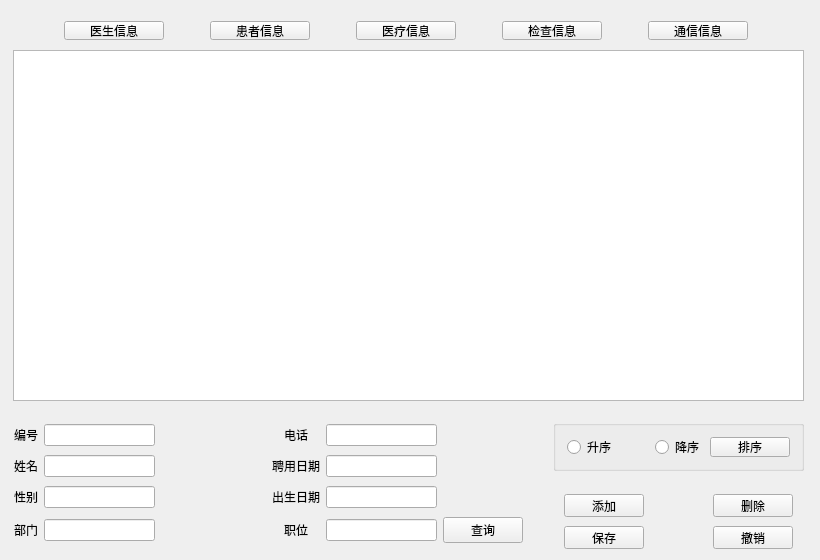
<?xml version="1.0" encoding="UTF-8"?>
<ui version="4.0">
 <class>MainView</class>
 <widget class="QWidget" name="MainView">
  <property name="geometry">
   <rect>
    <x>0</x>
    <y>0</y>
    <width>820</width>
    <height>560</height>
   </rect>
  </property>
  <property name="windowTitle">
   <string>医疗系统服务器</string>
  </property>
  <widget class="QTableView" name="tableView">
   <property name="geometry">
    <rect>
     <x>13</x>
     <y>50</y>
     <width>791</width>
     <height>351</height>
    </rect>
   </property>
  </widget>
  <widget class="QStackedWidget" name="stackedWidget">
   <property name="geometry">
    <rect>
     <x>3</x>
     <y>410</y>
     <width>531</width>
     <height>150</height>
    </rect>
   </property>
   <property name="maximumSize">
    <size>
     <width>16777215</width>
     <height>150</height>
    </size>
   </property>
   <property name="styleSheet">
    <string notr="true"/>
   </property>
   <property name="currentIndex">
    <number>0</number>
   </property>
   <widget class="QWidget" name="doctorPage">
    <layout class="QGridLayout" name="gridLayout">
     <item row="4" column="2">
      <spacer name="horizontalSpacer_7">
       <property name="orientation">
        <enum>Qt::Horizontal</enum>
       </property>
       <property name="sizeHint" stdset="0">
        <size>
         <width>40</width>
         <height>20</height>
        </size>
       </property>
      </spacer>
     </item>
     <item row="4" column="4">
      <widget class="QLineEdit" name="lineEdit_position">
       <property name="maximumSize">
        <size>
         <width>200</width>
         <height>16777215</height>
        </size>
       </property>
      </widget>
     </item>
     <item row="4" column="3">
      <widget class="QLabel" name="label_9">
       <property name="maximumSize">
        <size>
         <width>50</width>
         <height>16777215</height>
        </size>
       </property>
       <property name="text">
        <string>职位</string>
       </property>
       <property name="alignment">
        <set>Qt::AlignCenter</set>
       </property>
      </widget>
     </item>
     <item row="1" column="1">
      <widget class="QLineEdit" name="lineEdit_name">
       <property name="maximumSize">
        <size>
         <width>200</width>
         <height>16777215</height>
        </size>
       </property>
      </widget>
     </item>
     <item row="3" column="0">
      <widget class="QLabel" name="label_3">
       <property name="text">
        <string>性别</string>
       </property>
       <property name="alignment">
        <set>Qt::AlignCenter</set>
       </property>
      </widget>
     </item>
     <item row="1" column="2">
      <spacer name="horizontalSpacer_5">
       <property name="orientation">
        <enum>Qt::Horizontal</enum>
       </property>
       <property name="sizeHint" stdset="0">
        <size>
         <width>40</width>
         <height>20</height>
        </size>
       </property>
      </spacer>
     </item>
     <item row="1" column="3">
      <widget class="QLabel" name="label_7">
       <property name="maximumSize">
        <size>
         <width>50</width>
         <height>16777215</height>
        </size>
       </property>
       <property name="text">
        <string>聘用日期</string>
       </property>
       <property name="alignment">
        <set>Qt::AlignCenter</set>
       </property>
      </widget>
     </item>
     <item row="0" column="4">
      <widget class="QLineEdit" name="lineEdit_tel">
       <property name="maximumSize">
        <size>
         <width>200</width>
         <height>16777215</height>
        </size>
       </property>
      </widget>
     </item>
     <item row="1" column="4">
      <widget class="QLineEdit" name="lineEdit_hireDate">
       <property name="maximumSize">
        <size>
         <width>200</width>
         <height>16777215</height>
        </size>
       </property>
      </widget>
     </item>
     <item row="0" column="3">
      <widget class="QLabel" name="label_8">
       <property name="maximumSize">
        <size>
         <width>50</width>
         <height>16777215</height>
        </size>
       </property>
       <property name="text">
        <string>电话</string>
       </property>
       <property name="alignment">
        <set>Qt::AlignCenter</set>
       </property>
      </widget>
     </item>
     <item row="0" column="0">
      <widget class="QLabel" name="label">
       <property name="maximumSize">
        <size>
         <width>50</width>
         <height>16777215</height>
        </size>
       </property>
       <property name="layoutDirection">
        <enum>Qt::LeftToRight</enum>
       </property>
       <property name="text">
        <string>编号</string>
       </property>
       <property name="textFormat">
        <enum>Qt::AutoText</enum>
       </property>
       <property name="alignment">
        <set>Qt::AlignCenter</set>
       </property>
      </widget>
     </item>
     <item row="0" column="1">
      <widget class="QLineEdit" name="lineEdit_DId">
       <property name="maximumSize">
        <size>
         <width>200</width>
         <height>16777215</height>
        </size>
       </property>
      </widget>
     </item>
     <item row="0" column="2">
      <spacer name="horizontalSpacer_4">
       <property name="orientation">
        <enum>Qt::Horizontal</enum>
       </property>
       <property name="sizeHint" stdset="0">
        <size>
         <width>40</width>
         <height>20</height>
        </size>
       </property>
      </spacer>
     </item>
     <item row="1" column="0">
      <widget class="QLabel" name="label_2">
       <property name="text">
        <string>姓名</string>
       </property>
       <property name="alignment">
        <set>Qt::AlignCenter</set>
       </property>
      </widget>
     </item>
     <item row="3" column="3">
      <widget class="QLabel" name="label_4">
       <property name="maximumSize">
        <size>
         <width>50</width>
         <height>16777215</height>
        </size>
       </property>
       <property name="text">
        <string>出生日期</string>
       </property>
       <property name="alignment">
        <set>Qt::AlignCenter</set>
       </property>
      </widget>
     </item>
     <item row="3" column="1">
      <widget class="QLineEdit" name="lineEdit_sex">
       <property name="maximumSize">
        <size>
         <width>200</width>
         <height>16777215</height>
        </size>
       </property>
      </widget>
     </item>
     <item row="3" column="4">
      <widget class="QLineEdit" name="lineEdit_bornYear">
       <property name="maximumSize">
        <size>
         <width>200</width>
         <height>16777215</height>
        </size>
       </property>
      </widget>
     </item>
     <item row="4" column="0">
      <widget class="QLabel" name="label_5">
       <property name="text">
        <string>部门</string>
       </property>
       <property name="alignment">
        <set>Qt::AlignCenter</set>
       </property>
      </widget>
     </item>
     <item row="4" column="1">
      <widget class="QLineEdit" name="lineEdit_department">
       <property name="maximumSize">
        <size>
         <width>200</width>
         <height>16777215</height>
        </size>
       </property>
      </widget>
     </item>
     <item row="4" column="5">
      <widget class="QPushButton" name="doctorQueryButton">
       <property name="maximumSize">
        <size>
         <width>100</width>
         <height>16777215</height>
        </size>
       </property>
       <property name="text">
        <string>查询</string>
       </property>
      </widget>
     </item>
     <item row="3" column="2">
      <spacer name="horizontalSpacer_6">
       <property name="orientation">
        <enum>Qt::Horizontal</enum>
       </property>
       <property name="sizeHint" stdset="0">
        <size>
         <width>40</width>
         <height>20</height>
        </size>
       </property>
      </spacer>
     </item>
    </layout>
   </widget>
   <widget class="QWidget" name="treatmentPage">
    <layout class="QGridLayout" name="gridLayout_2">
     <item row="4" column="1">
      <widget class="QLineEdit" name="lineEdit_diseaseName">
       <property name="maximumSize">
        <size>
         <width>250</width>
         <height>16777215</height>
        </size>
       </property>
      </widget>
     </item>
     <item row="4" column="0">
      <widget class="QLabel" name="label_23">
       <property name="text">
        <string>疾病名称</string>
       </property>
       <property name="alignment">
        <set>Qt::AlignCenter</set>
       </property>
      </widget>
     </item>
     <item row="5" column="2">
      <widget class="QPushButton" name="treatmentQueryButton">
       <property name="maximumSize">
        <size>
         <width>70</width>
         <height>16777215</height>
        </size>
       </property>
       <property name="text">
        <string>查询</string>
       </property>
      </widget>
     </item>
     <item row="5" column="1">
      <widget class="QLineEdit" name="lineEdit_date">
       <property name="maximumSize">
        <size>
         <width>250</width>
         <height>16777215</height>
        </size>
       </property>
      </widget>
     </item>
     <item row="0" column="1">
      <widget class="QLineEdit" name="lineEdit_did">
       <property name="maximumSize">
        <size>
         <width>250</width>
         <height>16777215</height>
        </size>
       </property>
      </widget>
     </item>
     <item row="0" column="0">
      <widget class="QLabel" name="label_21">
       <property name="text">
        <string>医生编号</string>
       </property>
       <property name="alignment">
        <set>Qt::AlignCenter</set>
       </property>
      </widget>
     </item>
     <item row="5" column="0">
      <widget class="QLabel" name="label_26">
       <property name="text">
        <string>问诊时间</string>
       </property>
       <property name="alignment">
        <set>Qt::AlignCenter</set>
       </property>
      </widget>
     </item>
     <item row="3" column="0">
      <widget class="QLabel" name="label_22">
       <property name="text">
        <string>病人编号</string>
       </property>
       <property name="alignment">
        <set>Qt::AlignCenter</set>
       </property>
      </widget>
     </item>
     <item row="3" column="1">
      <widget class="QLineEdit" name="lineEdit_pid">
       <property name="maximumSize">
        <size>
         <width>250</width>
         <height>16777215</height>
        </size>
       </property>
      </widget>
     </item>
    </layout>
   </widget>
   <widget class="QWidget" name="patientPage">
    <layout class="QGridLayout" name="gridLayout_3">
     <item row="0" column="0">
      <widget class="QLabel" name="label_10">
       <property name="text">
        <string>患者编号</string>
       </property>
       <property name="alignment">
        <set>Qt::AlignCenter</set>
       </property>
      </widget>
     </item>
     <item row="0" column="1">
      <widget class="QLineEdit" name="lineEdit_PID"/>
     </item>
     <item row="0" column="2">
      <widget class="QLabel" name="label_13">
       <property name="text">
        <string>出生日期</string>
       </property>
       <property name="alignment">
        <set>Qt::AlignCenter</set>
       </property>
      </widget>
     </item>
     <item row="0" column="3">
      <widget class="QLineEdit" name="lineEdit_BORNYEAR"/>
     </item>
     <item row="1" column="0">
      <widget class="QLabel" name="label_11">
       <property name="text">
        <string>姓名</string>
       </property>
       <property name="alignment">
        <set>Qt::AlignCenter</set>
       </property>
      </widget>
     </item>
     <item row="1" column="1">
      <widget class="QLineEdit" name="lineEdit_NAME"/>
     </item>
     <item row="2" column="0">
      <widget class="QLabel" name="label_12">
       <property name="text">
        <string>电话</string>
       </property>
       <property name="alignment">
        <set>Qt::AlignCenter</set>
       </property>
      </widget>
     </item>
     <item row="2" column="1">
      <widget class="QLineEdit" name="lineEdit_TEL"/>
     </item>
     <item row="2" column="4">
      <widget class="QPushButton" name="patientQueryButton">
       <property name="text">
        <string>查询</string>
       </property>
      </widget>
     </item>
     <item row="1" column="3">
      <widget class="QLineEdit" name="lineEdit_SEX"/>
     </item>
     <item row="1" column="2">
      <widget class="QLabel" name="label_15">
       <property name="text">
        <string>性别</string>
       </property>
       <property name="alignment">
        <set>Qt::AlignCenter</set>
       </property>
      </widget>
     </item>
    </layout>
   </widget>
   <widget class="QWidget" name="examinationPage">
    <layout class="QGridLayout" name="gridLayout_4">
     <item row="1" column="0">
      <widget class="QLabel" name="label_17">
       <property name="text">
        <string>患者编号</string>
       </property>
       <property name="alignment">
        <set>Qt::AlignCenter</set>
       </property>
      </widget>
     </item>
     <item row="0" column="1">
      <widget class="QLineEdit" name="lineEdit_diD">
       <property name="maximumSize">
        <size>
         <width>250</width>
         <height>16777215</height>
        </size>
       </property>
      </widget>
     </item>
     <item row="1" column="1">
      <widget class="QLineEdit" name="lineEdit_piD">
       <property name="maximumSize">
        <size>
         <width>250</width>
         <height>16777215</height>
        </size>
       </property>
      </widget>
     </item>
     <item row="0" column="0">
      <widget class="QLabel" name="label_16">
       <property name="text">
        <string>医生编号</string>
       </property>
       <property name="alignment">
        <set>Qt::AlignCenter</set>
       </property>
      </widget>
     </item>
     <item row="1" column="2">
      <widget class="QPushButton" name="ExaminationQueryButton">
       <property name="maximumSize">
        <size>
         <width>70</width>
         <height>16777215</height>
        </size>
       </property>
       <property name="text">
        <string>查询</string>
       </property>
      </widget>
     </item>
    </layout>
   </widget>
  </widget>
  <widget class="QGroupBox" name="sortBox">
   <property name="geometry">
    <rect>
     <x>553</x>
     <y>420</y>
     <width>251</width>
     <height>51</height>
    </rect>
   </property>
   <property name="maximumSize">
    <size>
     <width>300</width>
     <height>16777215</height>
    </size>
   </property>
   <property name="title">
    <string/>
   </property>
   <layout class="QHBoxLayout" name="horizontalLayout_2">
    <item>
     <widget class="QRadioButton" name="ASC">
      <property name="text">
       <string>升序</string>
      </property>
     </widget>
    </item>
    <item>
     <spacer name="horizontalSpacer">
      <property name="orientation">
       <enum>Qt::Horizontal</enum>
      </property>
      <property name="sizeHint" stdset="0">
       <size>
        <width>40</width>
        <height>20</height>
       </size>
      </property>
     </spacer>
    </item>
    <item>
     <widget class="QRadioButton" name="DESC">
      <property name="text">
       <string>降序</string>
      </property>
     </widget>
    </item>
    <item>
     <widget class="QPushButton" name="sortButton">
      <property name="maximumSize">
       <size>
        <width>100</width>
        <height>23</height>
       </size>
      </property>
      <property name="text">
       <string>排序</string>
      </property>
     </widget>
    </item>
   </layout>
  </widget>
  <widget class="QWidget" name="layoutWidget">
   <property name="geometry">
    <rect>
     <x>13</x>
     <y>10</y>
     <width>791</width>
     <height>41</height>
    </rect>
   </property>
   <layout class="QHBoxLayout" name="horizontalLayout">
    <item>
     <widget class="QPushButton" name="doctorButton">
      <property name="maximumSize">
       <size>
        <width>100</width>
        <height>23</height>
       </size>
      </property>
      <property name="text">
       <string>医生信息</string>
      </property>
     </widget>
    </item>
    <item>
     <widget class="QPushButton" name="PatientButton">
      <property name="maximumSize">
       <size>
        <width>100</width>
        <height>23</height>
       </size>
      </property>
      <property name="text">
       <string>患者信息</string>
      </property>
     </widget>
    </item>
    <item>
     <widget class="QPushButton" name="TreatmentButton">
      <property name="maximumSize">
       <size>
        <width>100</width>
        <height>23</height>
       </size>
      </property>
      <property name="text">
       <string>医疗信息</string>
      </property>
     </widget>
    </item>
    <item>
     <widget class="QPushButton" name="examinationButton">
      <property name="maximumSize">
       <size>
        <width>100</width>
        <height>23</height>
       </size>
      </property>
      <property name="text">
       <string>检查信息</string>
      </property>
     </widget>
    </item>
    <item>
     <widget class="QPushButton" name="socketButton">
      <property name="maximumSize">
       <size>
        <width>100</width>
        <height>23</height>
       </size>
      </property>
      <property name="text">
       <string>通信信息</string>
      </property>
     </widget>
    </item>
   </layout>
  </widget>
  <widget class="QWidget" name="layoutWidget">
   <property name="geometry">
    <rect>
     <x>553</x>
     <y>480</y>
     <width>251</width>
     <height>83</height>
    </rect>
   </property>
   <layout class="QGridLayout" name="gridLayout_5">
    <item row="0" column="2">
     <spacer name="horizontalSpacer_2">
      <property name="orientation">
       <enum>Qt::Horizontal</enum>
      </property>
      <property name="sizeHint" stdset="0">
       <size>
        <width>40</width>
        <height>20</height>
       </size>
      </property>
     </spacer>
    </item>
    <item row="0" column="1">
     <widget class="QPushButton" name="insertButton">
      <property name="enabled">
       <bool>true</bool>
      </property>
      <property name="maximumSize">
       <size>
        <width>100</width>
        <height>23</height>
       </size>
      </property>
      <property name="text">
       <string>添加</string>
      </property>
     </widget>
    </item>
    <item row="0" column="3">
     <widget class="QPushButton" name="deleteButton">
      <property name="maximumSize">
       <size>
        <width>16777215</width>
        <height>23</height>
       </size>
      </property>
      <property name="text">
       <string>删除</string>
      </property>
     </widget>
    </item>
    <item row="1" column="3">
     <widget class="QPushButton" name="revokeButton">
      <property name="maximumSize">
       <size>
        <width>16777215</width>
        <height>23</height>
       </size>
      </property>
      <property name="text">
       <string>撤销</string>
      </property>
     </widget>
    </item>
    <item row="1" column="1">
     <widget class="QPushButton" name="saveButton">
      <property name="maximumSize">
       <size>
        <width>16777215</width>
        <height>23</height>
       </size>
      </property>
      <property name="text">
       <string>保存</string>
      </property>
     </widget>
    </item>
   </layout>
  </widget>
 </widget>
 <layoutdefault spacing="6" margin="11"/>
 <resources/>
 <connections/>
</ui>
